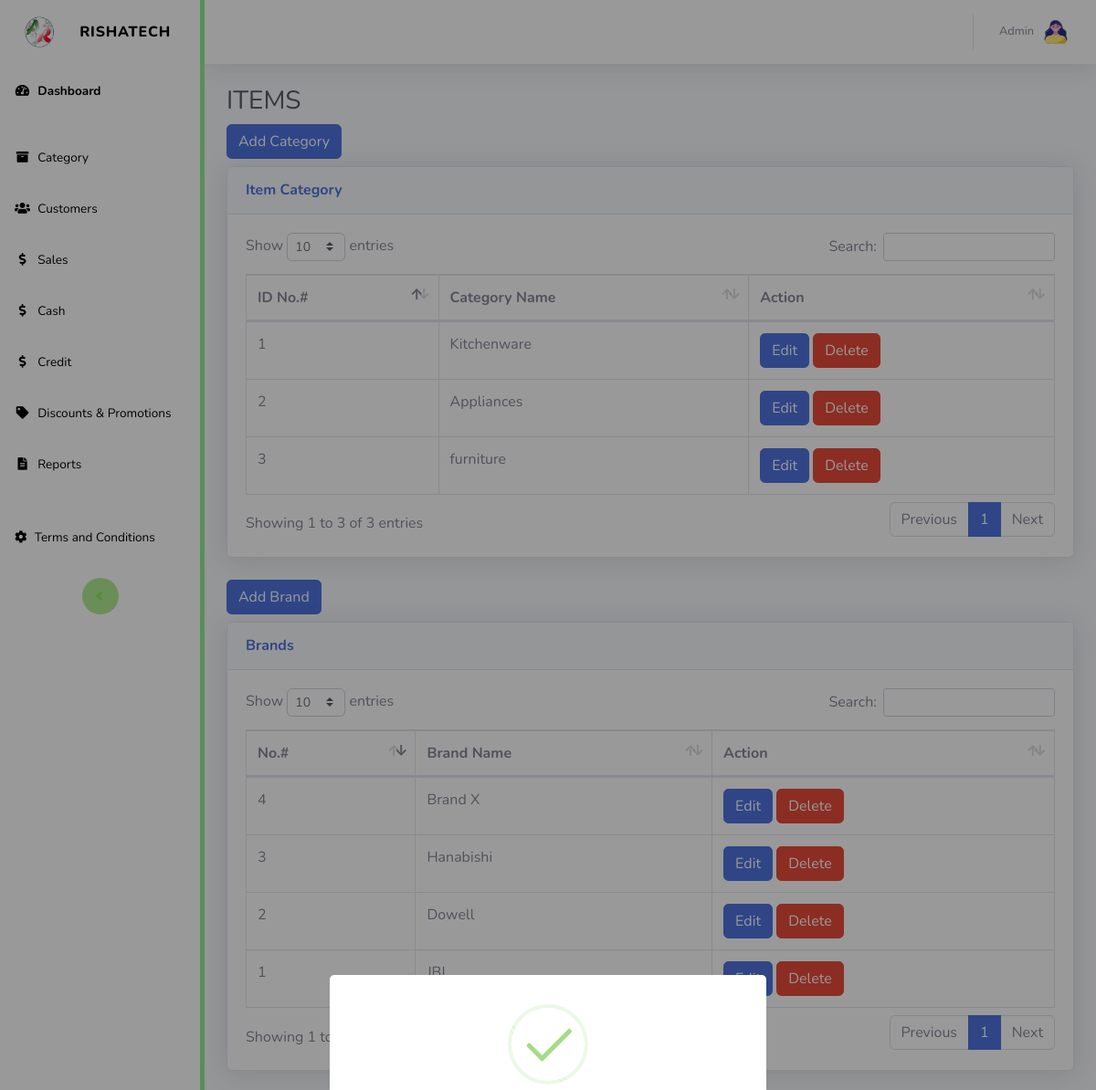
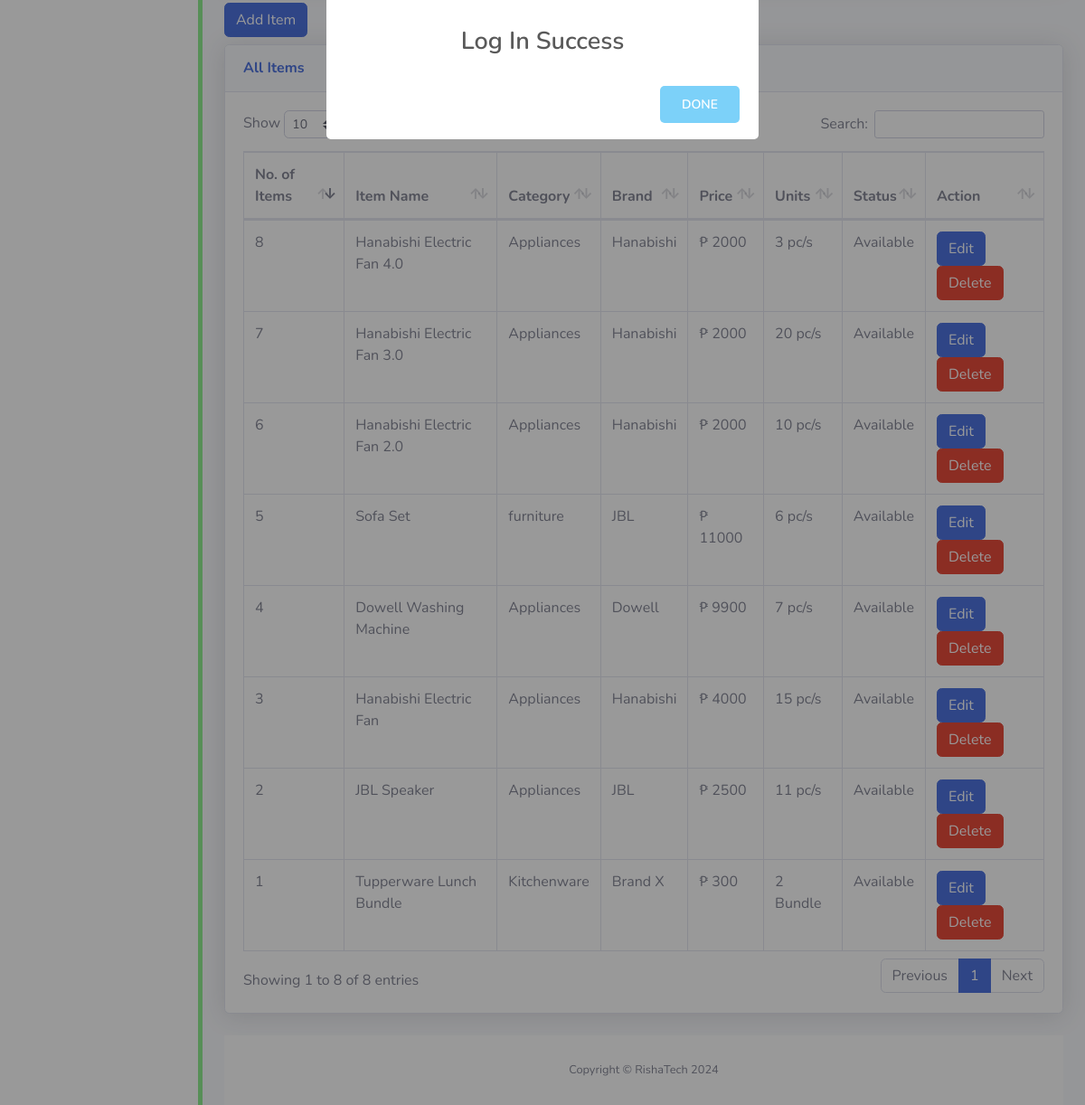
The app's page /admin/route.php?route=appliances (signed in) with its own data (2 pictures, top to bottom).
### tables this page shows
CREATE TABLE `category` (
  `id` int(11) NOT NULL,
  `admin_id` int(11) NOT NULL,
  `cat_name` varchar(255) NOT NULL
);

CREATE TABLE `brands` (
  `id` int(10) NOT NULL,
  `admin_id` int(11) NOT NULL,
  `brand_name` varchar(200) NOT NULL
);

CREATE TABLE `appliances` (
  `id` int(11) NOT NULL,
  `admin_id` int(11) NOT NULL,
  `brand_id` int(10) NOT NULL,
  `appliances_name` varchar(500) NOT NULL,
  `category_id` int(11) NOT NULL,
  `price` int(11) NOT NULL,
  `qty` int(11) NOT NULL,
  `unit_measurement` varchar(255) NOT NULL,
  `status` varchar(255) NOT NULL
);

### db_connection/config.php (called while the page is built, shortened)
<?php
class Database {
  private $servername = "localhost";
  private $username = "root";
  private $password = "";
  private $database = "rishatech_db";
  private $conn;
  public function __construct() {
      try {
          $this->conn = new PDO("mysql:host=$this->servername;dbname=$this->database", $this->username, $this->password);
          $this->conn->setAttribute(PDO::ATTR_ERRMODE, PDO::ERRMODE_EXCEPTION);
          $this->conn->setAttribute(PDO::ATTR_DEFAULT_FETCH_MODE, PDO::FETCH_ASSOC);
      } catch(PDOException $e) {
      }
  }
  public function getConnection() {
      return $this->conn;
  }
public function selectAllCategory() {
    $connection = $this->getConnection();
    $stmt = $connection->prepare("SELECT * FROM category");
    $stmt->execute();
    $result = $stmt->fetchAll(PDO::FETCH_ASSOC);
    return $result;
}
public function selectAllappliances() {
    $connection = $this->getConnection();
    $stmt = $connection->prepare("SELECT *, appliances.id AS AppliancesID, category.id AS cat_id FROM appliances
                                    LEFT JOIN category ON appliances.category_id = category.id
                                    LEFT JOIN brands ON appliances.brand_id = brands.id");
    $stmt->execute();
    $result = $stmt->fetchAll(PDO::FETCH_ASSOC);
    return $result;
}
public function selectAllBrands() {
    $connection = $this->getConnection();
    $stmt = $connection->prepare("SELECT * FROM brands");
    $stmt->execute();
    $result = $stmt->fetchAll(PDO::FETCH_ASSOC);
    return $result;
}
}
?>

### admin/appliances.php (the view, shortened to what this page needs)
<!DOCTYPE html>
<html lang="en">
<?php
require_once 'templates/admin_header.php';
?>
<link href="vendor/datatables/dataTables.bootstrap4.min.css" rel="stylesheet">
<body id="page-top">
    <div id="wrapper">
        <?php require_once 'templates/admin_sidebar.php'; ?>
        <div id="content-wrapper" class="d-flex flex-column">
            <div id="content">
                <?php
                require_once 'templates/admin_topbar.php';
                ?>
                <div class="container-fluid">
                    <h1 class="h3 mb-2 text-gray-800">ITEMS</h1>
                    <button type="button" class="btn btn-primary mb-2" data-toggle="modal" data-target="#AddCategory">Add Category</button>
                    <div class="card shadow mb-4">
                        <div class="card-header py-3">
                            <h6 class="m-0 font-weight-bold text-primary">Item Category</h6>
                        </div>
                        <div class="card-body">
                            <div class="table-responsive">
                                <table class="table table-bordered" id="dataTables_Category" width="100%" cellspacing="0">
                                    <thead>
                                        <tr>
                                            <th>ID No.#</th>
                                            <th>Category Name</th>
                                            <th>Action</th>
                                        </tr>
                                    </thead>
                                    <tbody>
                                        <?php
                                        $category_no = 1;
                                        $selectAllCategory = $db->selectAllCategory();
                                        foreach ($selectAllCategory as $result) {
                                        ?>
                                        <tr>
                                            <td><?=$category_no?></td>
                                            <td><?=$result['cat_name']?></td>
                                            <td>
                                                <button type="button" class="btn btn-primary" data-toggle="modal" data-target="#ModalEditCategory_<?=$result['id']?>">
                                                  Edit
                                                </button>
                                                <button type="button" class="btn btn-danger" data-toggle="modal" data-target="#ModalDeleteCategory_<?=$result['id']?>">
                                                  Delete
                                                </button>
                                            </td>
                                        </tr>
                                        <?php
                                        $category_no++;
                                        }
                                        ?>
                                    </tbody>
                                </table>
                            </div>
                        </div>
                    </div>
                    <button type="button" class="btn btn-primary mb-2" data-toggle="modal" data-target="#AddBrand">Add Brand</button>
                    <div class="card shadow mb-4">
                        <div class="card-header py-3">
                            <h6 class="m-0 font-weight-bold text-primary">Brands</h6>
                        </div>
                        <div class="card-body">
                            <div class="table-responsive">
                                <table class="table table-bordered" id="dataTables_Brand" width="100%" cellspacing="0">
                                    <thead>
                                        <tr>
                                            <th>No.#</th>
                                            <th>Brand Name</th>
                                            <th>Action</th>
                                        </tr>
                                    </thead>
                                    <tbody>
                                        <?php
                                        $brand_no = 1;
                                        $selectAllBrands = $db->selectAllBrands();
                                        foreach ($selectAllBrands as $result) {
                                        ?>
                                        <tr>
                                            <td><?=$brand_no?></td>
                                            <td><?=$result['brand_name']?></td>
                                            <td>
                                                <button type="button" class="btn btn-primary" data-toggle="modal" data-target="#ModalEditBrand_<?=$result['id']?>">
                                                  Edit
                                                </button>
                                                <button type="button" class="btn btn-danger" data-toggle="modal" data-target="#ModalDeleteBrand_<?=$result['id']?>">
                                                  Delete
                                                </button>
                                            </td>
                                        </tr>
                                        <?php
                                        $brand_no++;
                                        }
                                        ?>
                                    </tbody>
                                </table>
                            </div>
                        </div>
                    </div>
					<button type="button" class="btn btn-primary mb-2" data-toggle="modal" data-target="#AddAppliances">Add Item</button>
                    <div class="card shadow mb-4">
                        <div class="card-header py-3">
                            <h6 class="m-0 font-weight-bold text-primary">All Items</h6>
                        </div>
                        <div class="card-body">
                            <div class="table-responsive">
                                <table class="table table-bordered" id="dataTable" width="100%" cellspacing="0">
                                    <thead>
                                        <tr>
                                            <th>No. of Items</th>
                                            <th>Item Name</th>
                                            <th>Category</th>
                                            <th>Brand</th>
                                            <th>Price</th>
                                            <th>Units</th>
                                            <th>Status</th>
                                            <th>Action</th>
                                        </tr>
                                    </thead>
                                    <tbody>
                                        <?php
                                        $appliance_no = 1;
                                        $selectAllappliances = $db->selectAllappliances();
                                        foreach ($selectAllappliances as $result) {
                                        ?>
                                        <tr>
                                            <td><?=$appliance_no?></td>
                                            <td><?=$result['appliances_name']?></td>
                                            <td><?=$result['cat_name']?></td>
                                            <td><?=$result['brand_name']?></td>
                                            <td>₱ <?=$result['price']?></td>
                                            <td><?=$result['qty']?> <?=$result['unit_measurement']?></td>
                                            <td><?=$result['qty'] > 0 ? "Available" : "Not Available"?></td>
                                            <td>
                                                <button type="button" class="btn btn-primary" data-toggle="modal" data-target="#ModalEdit_<?=$result['AppliancesID']?>">
                                                  Edit
                                                </button>
                                                <button type="button" class="btn btn-danger" data-toggle="modal" data-target="#ModalDelete_<?=$result['AppliancesID']?>">
                                                  Delete
                                                </button>
                                            </td>
                                        </tr>
                                        <?php
                                        $appliance_no++;
                                        }
                                        ?>
                                    </tbody>
                                </table>
                            </div>
                        </div>
                    </div>
                    <?php require_once 'templates/admin_footer.php'; ?>
                </div>
            </div>
        </div>
    </div>
</body>
</html>

### records on screen
category: cat_name "Kitchenware"
category: cat_name "Appliances"
category: cat_name "furniture"
brands: brand_name "JBL"
brands: brand_name "Dowell"
brands: brand_name "Hanabishi"
brands: brand_name "Brand X"
appliances: appliances_name "Tupperware Lunch Bundle", category.cat_name "Kitchenware", brand.brand_name "Brand X", price "300", qty "2", unit_measurement "Bundle", shows "Available"
appliances: appliances_name "JBL Speaker", category.cat_name "Appliances", brand.brand_name "JBL", price "2500", qty "11", unit_measurement "pc/s", shows "Available"
appliances: appliances_name "Hanabishi Electric Fan", category.cat_name "Appliances", brand.brand_name "Hanabishi", price "4000", qty "15", unit_measurement "pc/s", shows "Available"
appliances: appliances_name "Dowell Washing Machine", category.cat_name "Appliances", brand.brand_name "Dowell", price "9900", qty "7", unit_measurement "pc/s", shows "Available"
appliances: appliances_name "Sofa Set", category.cat_name "furniture", brand.brand_name "JBL", price "11000", qty "6", unit_measurement "pc/s", shows "Available"
appliances: appliances_name "Hanabishi Electric Fan 2.0", category.cat_name "Appliances", brand.brand_name "Hanabishi", price "2000", qty "10", unit_measurement "pc/s", shows "Available"
appliances: appliances_name "Hanabishi Electric Fan 3.0", category.cat_name "Appliances", brand.brand_name "Hanabishi", price "2000", qty "20", unit_measurement "pc/s", shows "Available"
appliances: appliances_name "Hanabishi Electric Fan 4.0", category.cat_name "Appliances", brand.brand_name "Hanabishi", price "2000", qty "3", unit_measurement "pc/s", shows "Available"
